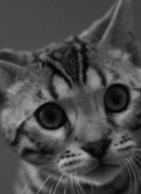
#> input picture code/images/bonkers-bw.png, 141 x 194 px
$ python flip.py code/images/bonkers-bw.png   (Python 2 division)
#> lines starting #> are read from the running program, lines starting #| are printed output that depends on the picture
__author__ = 'Todd'

import sys
from PIL import Image

# define your flip function here
def flip(image):
    imgdup = image.copy()
    width, height = image.size
    m = image.load()
    w = imgdup.load()

    for y in range(height):
        for x in range(width):
            w[x,y] = m[width-x-1,y]

    return imgdup

if len(sys.argv)<=1:
    print "missing image filename"
    sys.exit(1)
filename = sys.argv[1]
img = Image.open(filename)
#> img is the input picture: PIL image 141x194 RGBA; mean R, G, B, A 74.5, 74.5, 74.5, 255
img = img.convert("L")
#> img: PIL image 141x194 L
img.show()

# call your flip function here
flipped = flip(img)
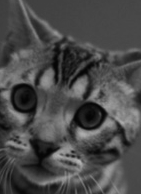
#> flipped: PIL image 141x194 L; min 5, max 184, mean 74.5

flipped.show()

$ run again, on code/images/pcb.png
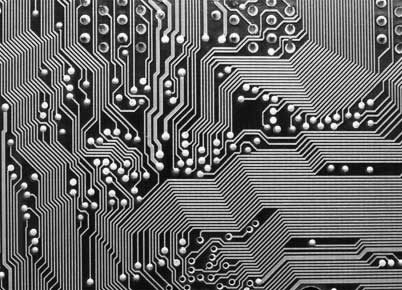
#> input picture code/images/pcb.png, 402 x 290 px
#> img is the input picture: PIL image 402x290 P; min 0, max 255, mean 104.3
#> img: PIL image 402x290 L
#> `flipped = flip(img)`:
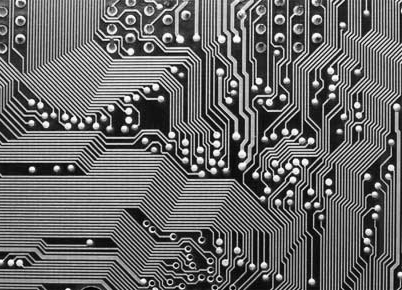
#> flipped: PIL image 402x290 L; min 0, max 255, mean 104.3
